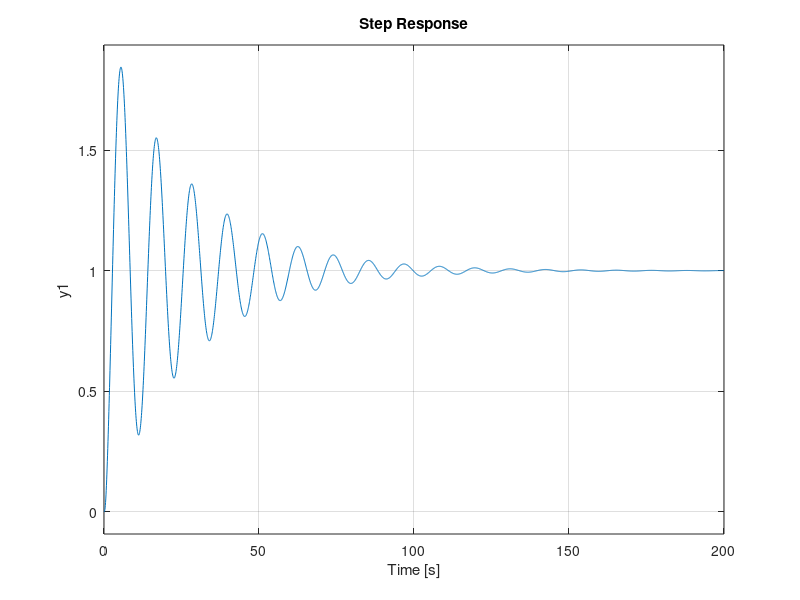
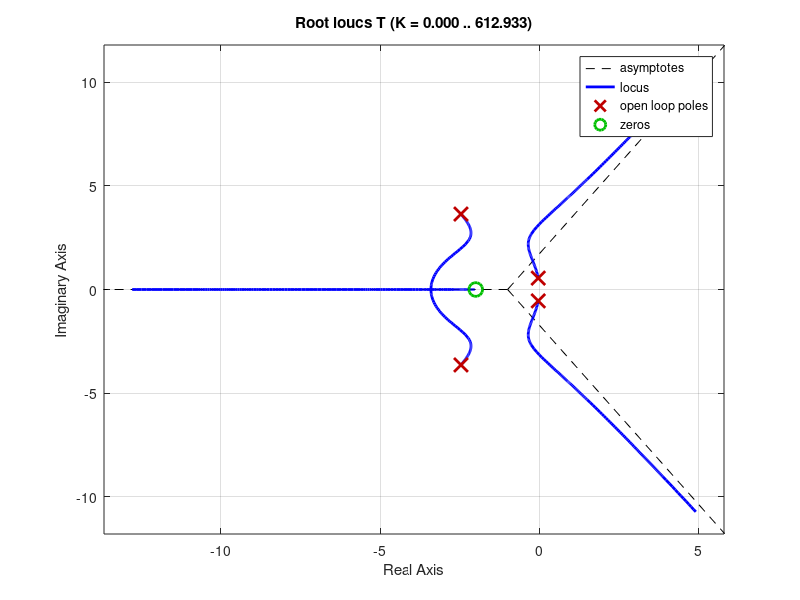

Source code (MATLAB) for these figures, in order:
%% PD Controller of System
m=0.01;
g=9.81;
k=1;
J=100.0;
mu=0.05;
mu_min=0.2;

s = tf('s')

numG=[m*g*k];
denG=[J*m,J*mu,J*mu_min,0,0];

G=tf(numG,denG)


Kp=60;
Kd=30.0;

% PD control
 CC=tf([Kd,Kp],[1])
 
T=feedback(CC*G,1);
pole(T)
zero(T)
step(T)

figure (2)
rlocus(T)